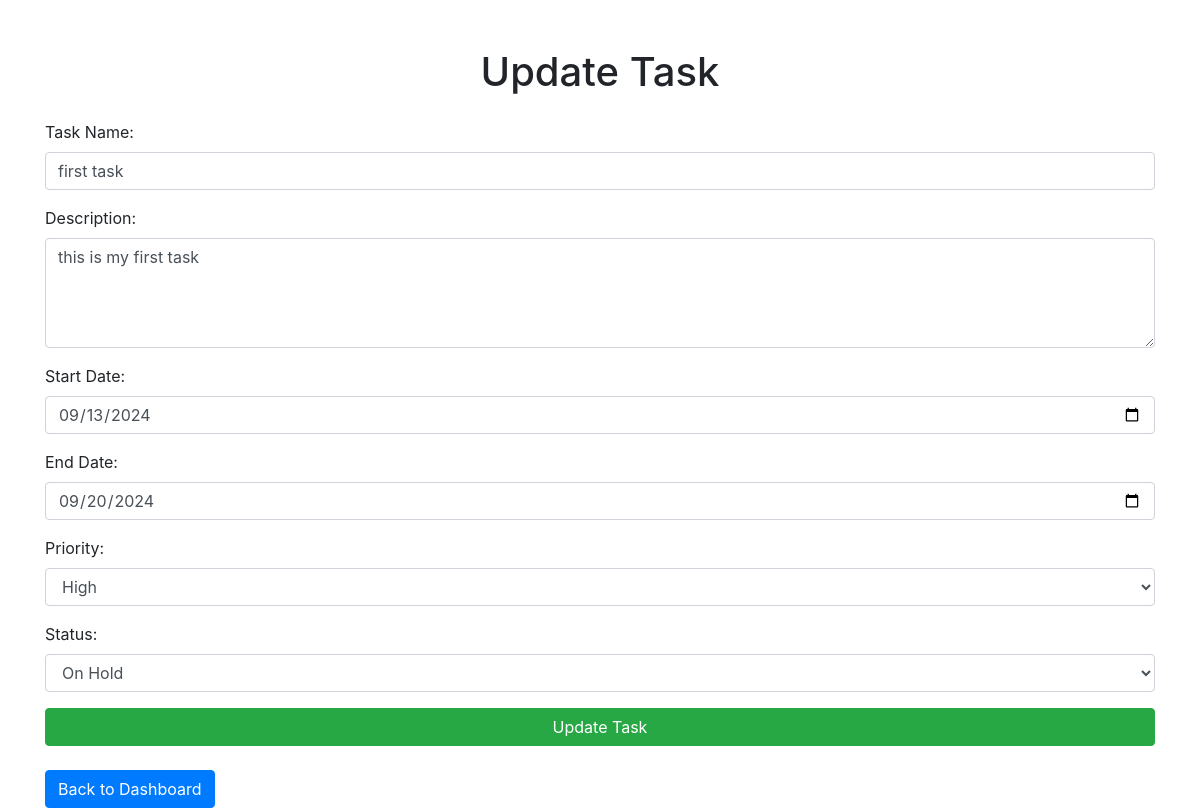
The app's page /update-task/1/ (signed in) with its own data.
### my_list/models.py (models this page shows, shortened)
class Task(models.Model):
    PRIORITY_CHOICES = [
        ('Low', 'Low'),
        ('Medium', 'Medium'),
        ('High', 'High'),
    ]
    STATUS_CHOICES = [
        ('Pending', 'Pending'),
        ('In Progress', 'In Progress'),
        ('Completed', 'Completed'),
        ('On Hold', 'On Hold'),
    ]
    user = models.ForeignKey(User, on_delete=models.CASCADE)
    task_name = models.CharField(max_length=255)
    description = models.TextField(blank=True, null=True)
    start_date = models.DateField()
    end_date = models.DateField()
    priority = models.CharField(max_length=10, choices=PRIORITY_CHOICES, default='Medium')
    status = models.CharField(max_length=20, choices=STATUS_CHOICES, default='Pending')

### my_list/views.py (the view, shortened to what this page needs)
# urls.py: path('update-task/<int:task_id>/',views.update_task,name='update_task'),
@login_required(login_url='/login/')
def update_task(request, task_id):
    task = get_object_or_404(models.Task, id=task_id, user=request.user)
    return render(request, 'update_task.html', {'task': task})

### templates/update_task.html (shortened to what this page needs)
<!DOCTYPE html>
<html lang="en">
<head>
    <link href="https://stackpath.bootstrapcdn.com/bootstrap/4.5.2/css/bootstrap.min.css" rel="stylesheet">
</head>
<body>
    <div class="container mt-5">
        <h1 class="text-center mb-4">Update Task</h1>
        <form method="post" action="">
            <div class="form-group">
                <label for="name">Task Name:</label>
                <input type="text" class="form-control" id="name" name="name" value="{{ task.task_name }}" required>
            </div>
            <div class="form-group">
                <label for="description">Description:</label>
                <textarea class="form-control" id="description" name="description" rows="4">{{ task.description }}</textarea>
            </div>
            <div class="form-group">
                <label for="start_date">Start Date:</label>
                <input type="date" class="form-control" id="start_date" name="start_date" value="{{ task.start_date|date:'Y-m-d' }}" required>
            </div>
            <div class="form-group">
                <label for="end_date">End Date:</label>
                <input type="date" class="form-control" id="end_date" name="end_date" value="{{ task.end_date|date:'Y-m-d' }}" required>
            </div>
            <div class="form-group">
                <label for="priority">Priority:</label>
                <select class="form-control" id="priority" name="priority">
                    <option value="High" {% if task.priority == 'High' %}selected{% endif %}>High</option>
                </select>
            </div>
            <div class="form-group">
                <label for="status">Status:</label>
                <select class="form-control" id="status" name="status">
                    <option value="On Hold" {% if task.status == 'On Hold' %}selected{% endif %}>On Hold</option>
                </select>
            </div>
            <button type="submit" class="btn btn-success btn-block">Update Task</button>
        </form>
        <a href="{% url 'dashboard' %}" class="btn btn-primary mt-4">Back to Dashboard</a>
    </div>
</body>
</html>

### records on screen
Task: name "first task", description "this is my first task", start_date "09/13/2024", end_date "09/20/2024", priority "High", status "On Hold"
